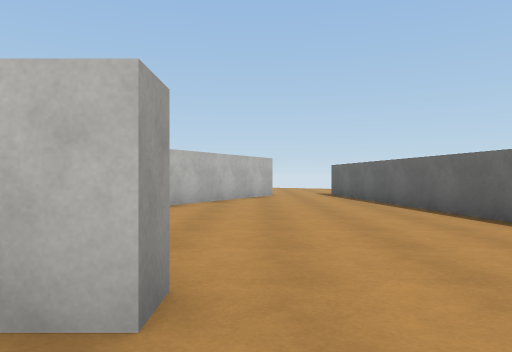
View 1 (above)

16 first-person views from a walk through a Unity game level. The camera is 1.2 m above the floor, looks level and sees 70° across. The floor is counted in squares, 2 m on a side. Each view is taken from the middle of a square. On the plan, view 1 faces up. The plan holds only what a view shows up to about 10 squares ahead; the rest is blank. The place goes on beyond the plan. The player character is not drawn. Some surface patterns are stand-ins.

View 2
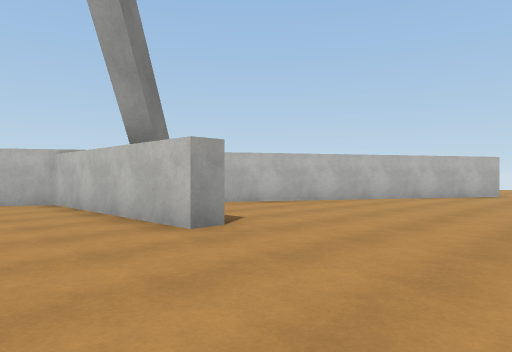

View 3
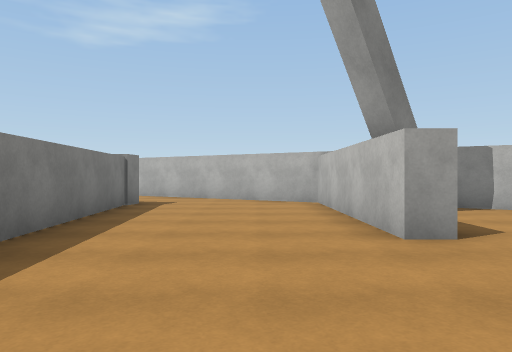

View 4
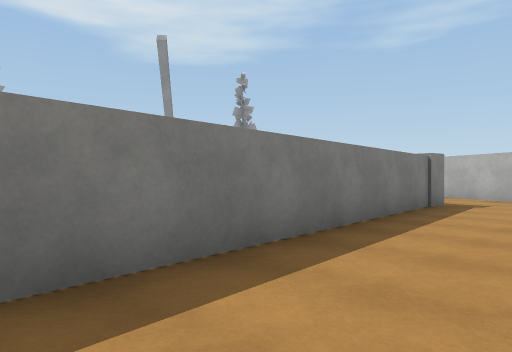

View 5
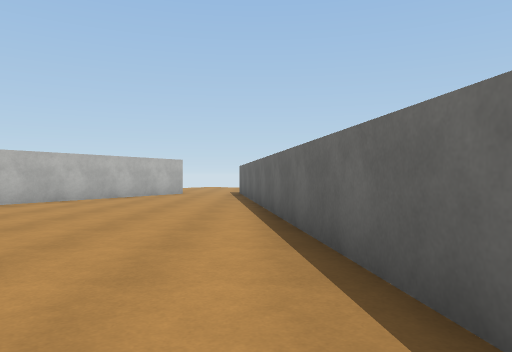

View 6
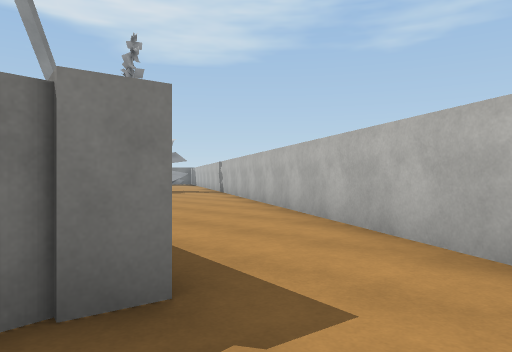

View 7
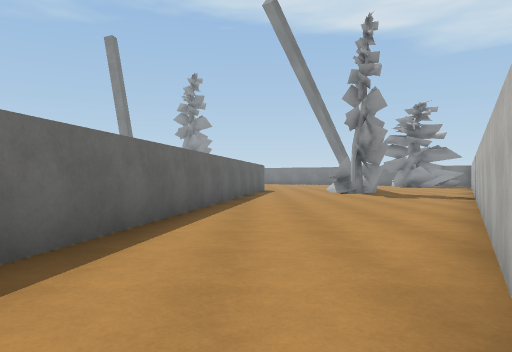

View 8
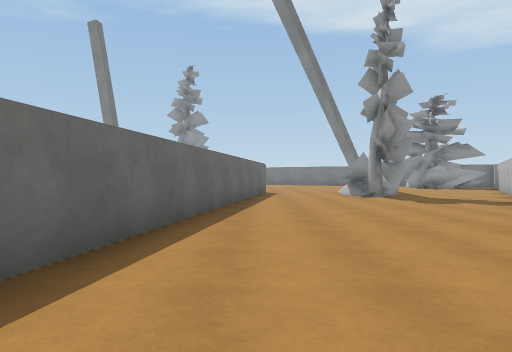

View 9
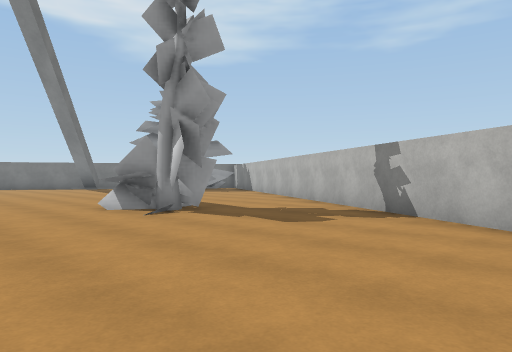

View 10
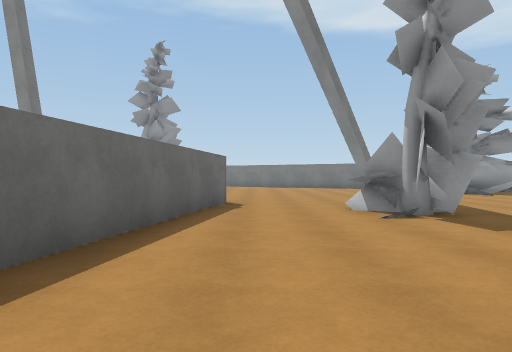

View 11
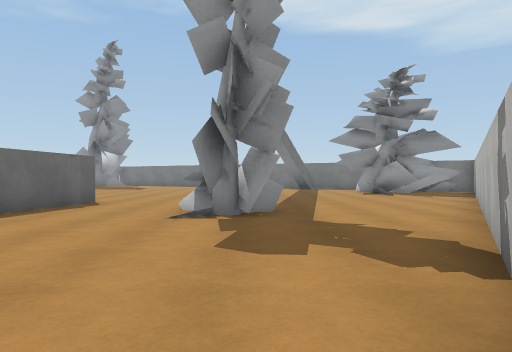

View 12
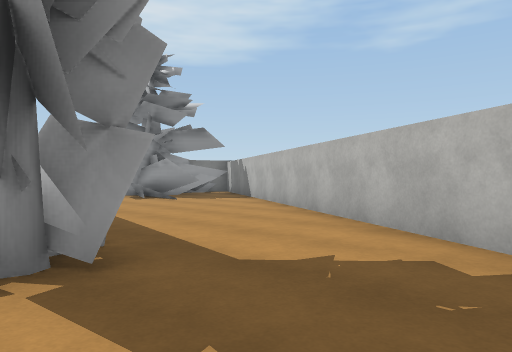

View 13
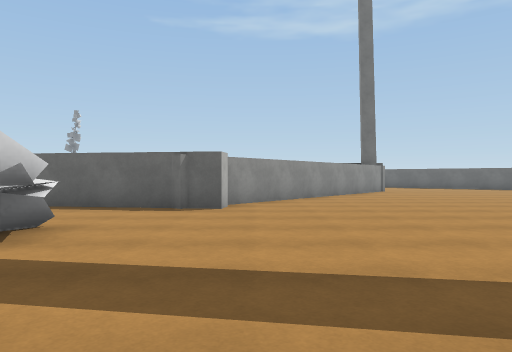

View 14
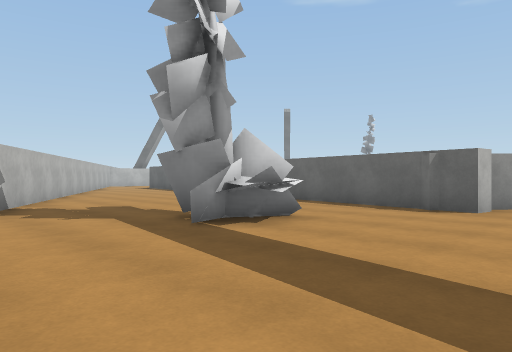

View 15
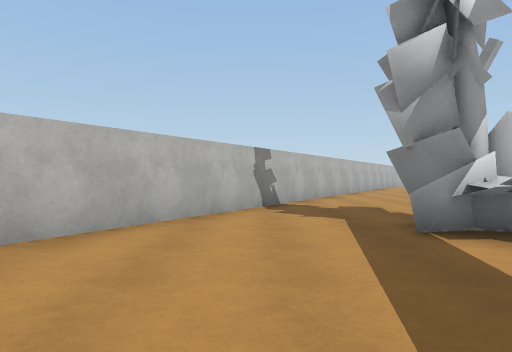

View 16
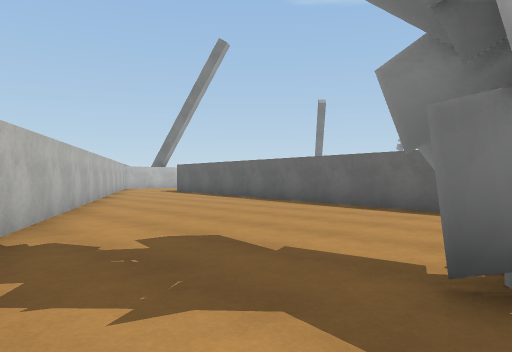

### Floor plan
Points are (right, up) in squares from view 1. A wall is a line through its corners. A room is listed if a view was taken in it or the views show most of it. See-through windows are left out.
Room 1 (views 1, 2, 3, 4, 5, 6, 7, 8)
walls: (-0.4, 2) (-0.4, 1.4) (-5.3, 1.4) (-9, -5.1); (3.9, 0.1) (2.7, 9.4); (-4.6, -2.7) (2.7, -2.1); (-5, -2.5) (-4.4, -2.6); (-0.6, 9.5) (-3.9, 3.8); (-5.6, -6.6) (-5.3, -4.4)
ways out: opening at (-7.5, -5.5) to room 2
Room 2 (views 9, 10, 11, 12, 13, 14, 15, 16)
walls: (-7.2, -16.5) (-5.6, -6.6); (-6.7, -17.5) (-7.3, -17.4) (-7.2, -16.7); (-3.9, -19.5) (-6.5, -17.3); (-9, -5.1) (-17.1, -19.2)
ways out: opening at (-7.5, -5.5) to room 1
objects: other object (-11, -16) to (-10, -14)

Where each view was taken, in squares from view 1:
view 1: 0 up, 0 right, facing up
view 2: 1 down, 3 right, facing up-left
view 3: 0 up, 3 right, facing left
view 4: 0 up, 3 right, facing down-left
view 5: 1 down, 3 right, facing up
view 6: 1 down, 4 left, facing down-left
view 7: 2 down, 7 left, facing down
view 8: 4 down, 7 left, facing down
view 9: 9 down, 7 left, facing down-left
view 10: 9 down, 8 left, facing down
view 11: 9 down, 11 left, facing down
view 12: 12 down, 10 left, facing down-left
view 13: 18 down, 14 left, facing right
view 14: 19 down, 14 left, facing up-right
view 15: 19 down, 13 left, facing up
view 16: 15 down, 13 left, facing up-right
